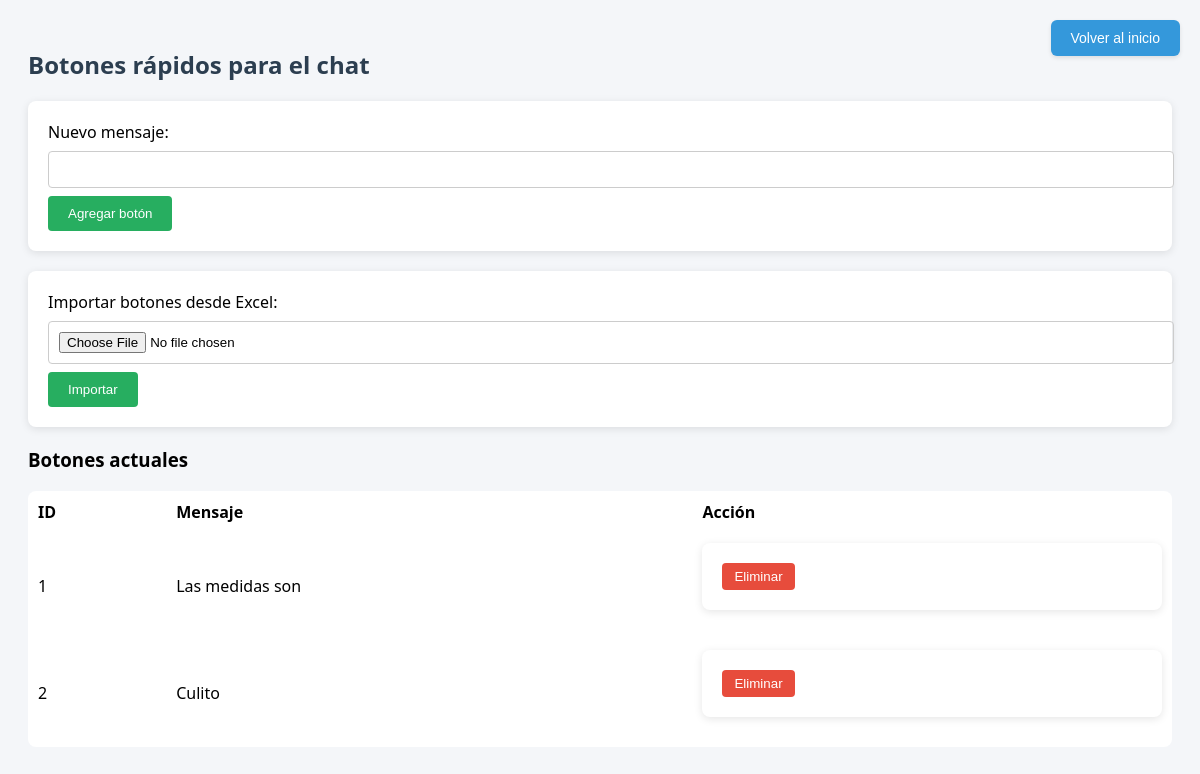
The app's page /botones (signed in) with its own data.
### tables this page shows
CREATE TABLE botones (
            id INTEGER PRIMARY KEY AUTOINCREMENT,
            mensaje TEXT NOT NULL
        );

### routes/configuracion.py (the view, shortened to what this page needs)
@config_bp.route('/botones', methods=['GET', 'POST'])
def botones():
    if "user" not in session or session["rol"] != "admin":
        return redirect(url_for("auth.login"))
    conn = sqlite3.connect(Config.DB_PATH)
    c = conn.cursor()
    c.execute("SELECT id, mensaje FROM botones ORDER BY id")
    botones = c.fetchall()
    conn.close()
    return render_template('botones.html', botones=botones)

### templates/botones.html (shortened to what this page needs)
<!DOCTYPE html>
<html lang="es">
<head>
</head>
<body>
    <h2>Botones rápidos para el chat</h2>
    <form method="POST">
        <label for="mensaje">Nuevo mensaje:</label>
        <input type="text" name="mensaje" required>
        <button type="submit">Agregar botón</button>
    </form>
    <form method="POST" enctype="multipart/form-data">
        <label for="archivo">Importar botones desde Excel:</label>
        <input type="file" name="archivo" accept=".xlsx" required>
        <button type="submit">Importar</button>
    </form>
<div style="position: absolute; top: 20px; right: 20px;">
    <a href="{{ url_for('chat.index') }}">
        <button style="
            background-color: #3498db;
            color: white;
            border: none;
            border-radius: 6px;
            padding: 10px 20px;
            font-size: 14px;
            cursor: pointer;
            box-shadow: 0 2px 4px rgba(0,0,0,0.1);
        ">
            Volver al inicio
        </button>
    </a>
</div>
    <h3>Botones actuales</h3>
    <table>
        <tr><th>ID</th><th>Mensaje</th><th>Acción</th></tr>
        {% for b in botones %}
        <tr>
            <td>{{ b[0] }}</td>
            <td>{{ b[1] }}</td>
            <td>
                <form method="POST" action="{{ url_for('configuracion.eliminar_boton', boton_id=b[0]) }}">
                    <button class="delete-btn" type="submit">Eliminar</button>
                </form>
            </td>
        </tr>
        {% endfor %}
    </table>
</body>
</html>

### templates/botones.html (style rules this page uses)
body { font-family: 'Segoe UI', sans-serif; background-color: #f4f6f9; padding: 20px; }
h2 { color: #2c3e50; }
form { background-color: white; padding: 20px; margin-bottom: 20px; border-radius: 8px; box-shadow: 0 2px 8px rgba(0,0,0,0.1); }
input, textarea { width: 100%; margin: 8px 0; padding: 10px; border-radius: 4px; border: 1px solid #ccc; }
button { background-color: #27ae60; color: white; padding: 10px 20px; border: none; border-radius: 4px; cursor: pointer; }
table { width: 100%; border-collapse: collapse; background-color: white; border-radius: 8px; }
th, td { padding: 10px; text-align: left; }
.delete-btn { background-color: #e74c3c; color: white; border: none; padding: 6px 12px; border-radius: 4px; cursor: pointer; }

### records on screen
botones: id "1", mensaje "Las medidas son"
botones: id "2", mensaje "Culito"
